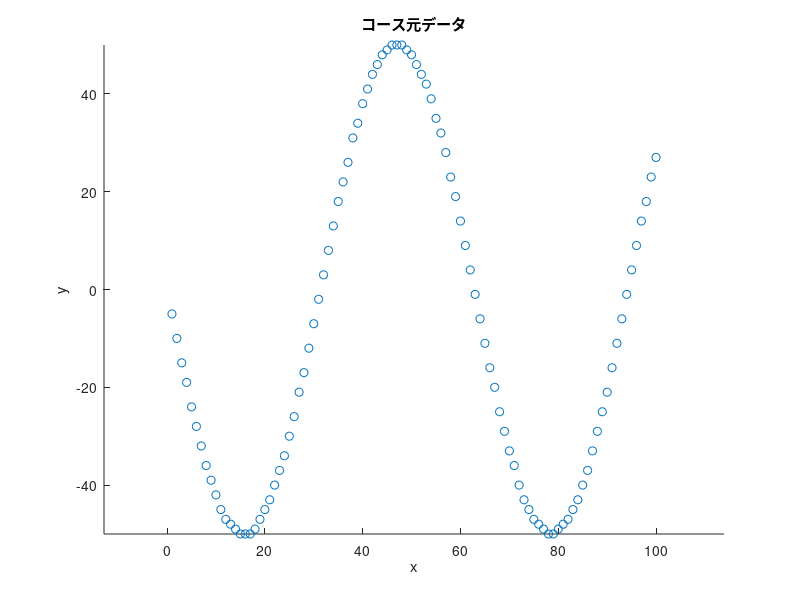
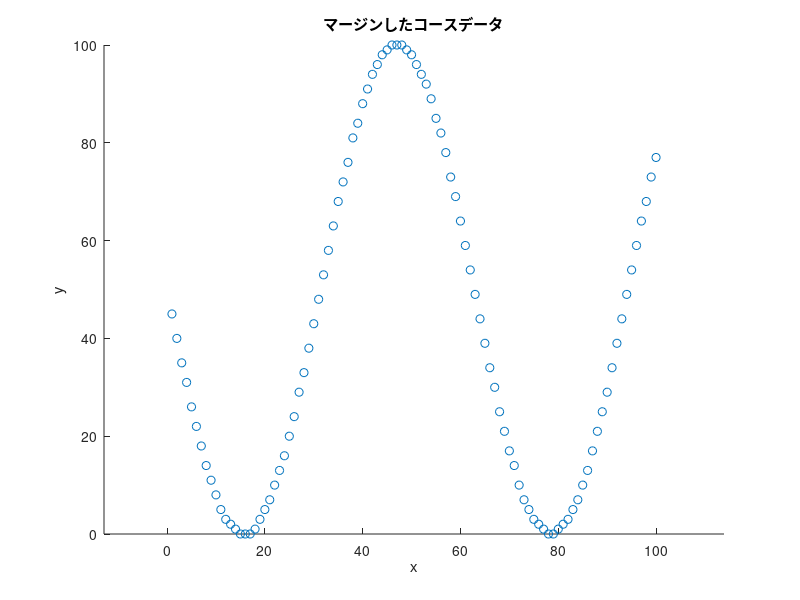

These figures' MATLAB source, in order: (Note: this script raises an error after producing the figures.)
% 前処理 master
clc
clf
clear

% --------------コースデータ用意-----------------%
% course_x = round(linspace(-1, 10, 10));
% course_y = [0, 1, 2, 3, 4, 4, 4, 3, 2, 1];

course_x = round(1 : 1 : 100); %cm
course_y = round(-sin(course_x/10) * 50); %cm
% course = [[0, 1, 2, 3, 4, 5]; [0, 0, 1, 1, 2, 2]];

figure(1)
scatter(course_x, course_y)
title('コース元データ')
xlabel('x')
ylabel('y')
axis equal

% ------------------正の整数にするためにマージンをとる---------------- %
min_x = min(course_x);
min_y = min(course_y);
if min_x < 0
    mergin_x = linspace(abs(min_x), abs(min_x), length(course_x));
    course_x = course_x + mergin_x;
end
if min_y < 0
    mergin_y = linspace(abs(min_y), abs(min_y), length(course_y));
    course_y = course_y + mergin_y;
end

course = [course_x; course_y];

figure(2)
scatter(course(1, :), course(2, :))
title('マージンしたコースデータ')
xlabel('x')
ylabel('y')
axis equal

% -------------------マップ作成--------------------%
expantion = round(5); %cm 膨張させる大きさ
map = Map(course, expantion); %バイナリマップ

figure(3)
heatmap(map.binary_grid)
title('バイナリマップ')
xlabel('x')
ylabel('y')


% 計算
% % -----------A star開始------------ %
g_cost = -1;
x = map.start_x;
y = map.start_y;

map.openAroundNode(x, y, g_cost); % 周りのノードをオープン

g_cost = 1;
% for i = 1 : 100
while x ~= map.goal_x || y ~= map.goal_y

    [x, y] = map.searchRefNode(); %スコアが最も小さいノードのx, yを得る
    map.openAroundNode(x, y, g_cost);

    g_cost = g_cost + 1;

end

map.shorter_path_grid(y, x) = 2;
while x ~= map.start_x || y ~= map.start_y

    temp_xy = map.grid(y, x).parent;
    x = temp_xy(1);
    y = temp_xy(2);
    
    map.shorter_path_grid(y, x) = 2;
    
end

figure(4)
heatmap(map.shorter_path_grid)
